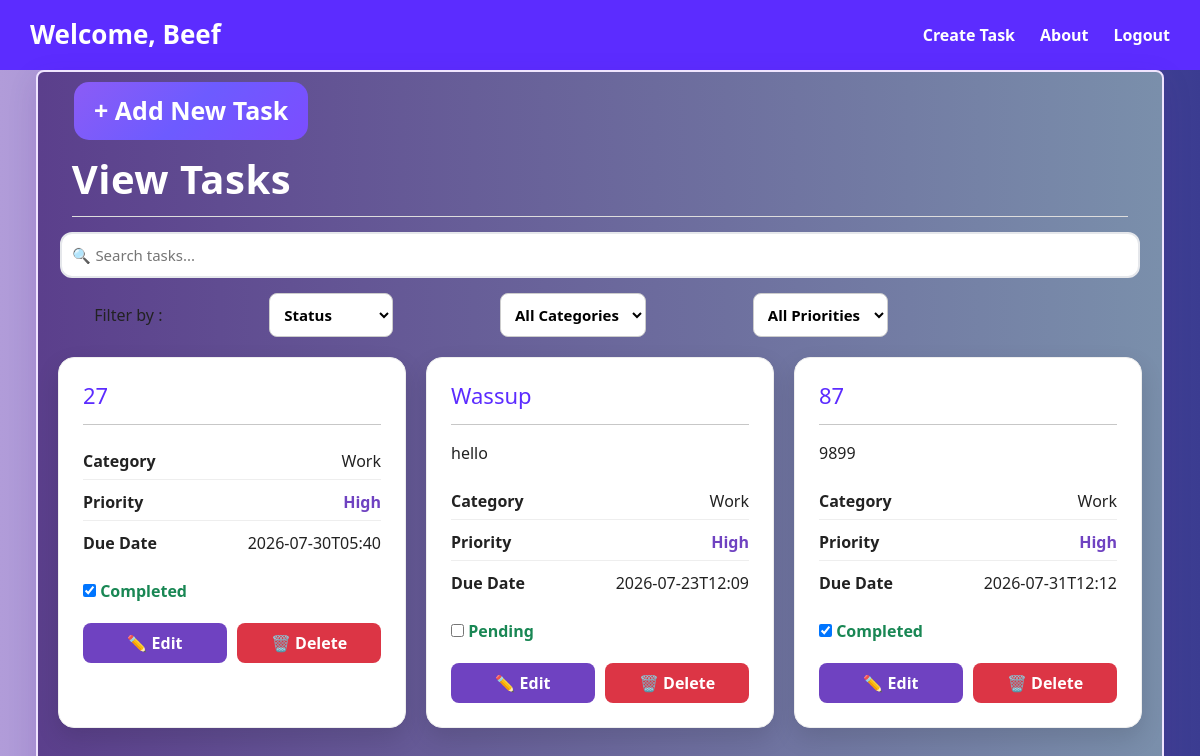
Page /tasks (signed in) on the committed database.
### tables this page shows
CREATE TABLE tasks (
    id INTEGER PRIMARY KEY AUTOINCREMENT,
    title TEXT NOT NULL,
    description TEXT,
    category TEXT,
    priority TEXT,
    due_date TEXT,
    status TEXT DEFAULT 'Pending'
, user_id INTEGER);

### app.py (the view)
@app.route("/tasks")
def view_tasks():
    if "user_id" not in session:
        return redirect(url_for("login"))
    connection = sqlite3.connect("database.db")
    connection.row_factory = sqlite3.Row
    cursor = connection.cursor()
    cursor.execute(
    "SELECT * FROM tasks WHERE user_id=?",
    (session["user_id"],)
)
    tasks = cursor.fetchall()
    connection.close()
    return render_template("view_task.html", tasks=tasks)

### templates/view_task.html (shortened to what this page needs)
<!DOCTYPE html>
<html lang="en">
<head>
    <link href="https://cdn.jsdelivr.net/npm/bootstrap@5.3.3/dist/css/bootstrap.min.css" rel="stylesheet">
    <link rel="stylesheet" href="{{ url_for('static', filename='view_task.css') }}">
</head>
<body class="gallery2">
    <header class="header">
        <h1 class="logo">Welcome, {{ session["first_name"] }}</h1>
        <nav class="navbar">
            <a href="/create">Create Task</a>
            <a href="/about">About</a>
            <a href="{{ url_for('logout') }}" class="logout-btn">Logout</a>
        </nav>
    </header>
    <div class="container2">
        <a href="/create" class="new-task">
            + Add New Task
        </a>
        <div class="view-task">
            <h1>View Tasks</h1>
        </div>
        <div class="search-container">
            <input
                type="text"
                id="searchInput"
                class="search-input"
                placeholder="🔍 Search tasks...">
        </div>
        <div class="filter-tabs">
            <span>Filter by :</span>
            <select>
                <option value="" selected disabled>Status</option>
            </select>
            <select>
                <option value="" selected disabled>All Categories</option>
            </select>
            <select>
                <option value="" selected disabled>All Priorities</option>
            </select>
        </div>
        <div class="task-container">
            {% for task in tasks %}
            <div class="task-card">
                <h3>{{ task["title"] }}</h3>
                <hr>
                <p>{{ task["description"] }}</p>
                <div class="task-details">
                    <div class="detail-row">
                        <strong>Category</strong>
                        <span>{{ task["category"] }}</span>
                    </div>
                    <div class="detail-row">
                        <strong>Priority</strong>
                        <span class="priority">{{ task["priority"] }}</span>
                    </div>
                    <div class="detail-row">
                        <strong>Due Date</strong>
                        <span>{{ task["due_date"] }}</span>
                    </div>
                </div>
                <form action="{{ url_for('complete_task', id=task['id']) }}" method="POST">
                    <input
                        type="checkbox"
                        onchange="this.form.submit()"
                        {% if task["status"] == "Completed" %}checked{% endif %}>
                    <span class="status">
                        {{ task["status"] }}
                    </span>
                </form>
                <div class="task-actions">
                    <button
                        type="button"
                        class="edit-btn"
                        onclick="editTask({{ task['id'] }})">
                        ✏ Edit
                    </button>
                    <button
                        type="button"
                        class="delete-btn"
                        onclick="deleteTask({{ task['id'] }})">
                        🗑 Delete
                    </button>
                </div>
            </div>
            {% endfor %}
        </div>
    </div>
</body>
</html>

### static/view_task.css (style rules this page uses)
body.gallery2 { background: linear-gradient(to right, #B19CD9, #3B3C91); color: #222; }
.header { display:flex; justify-content:space-between; align-items:center; padding:15px 30px; background:#5c2cff; color:white; }
.logo { margin:0; font-size:26px; font-weight:bold; }
.navbar { display:flex; gap:25px; }
.navbar a { color:white; text-decoration:none; font-weight:600; transition:.3s; }
.container2 { background: linear-gradient(to left, #7a8fab , #5b3f8c); border: 2px solid #EFE4FF; box-shadow: 0 10px 30px rgba(75, 0, 130, 0.12); width:94%; min-height:100vh; margin:auto; border-radius:8px; overflow:visible; }
.new-task { background: linear-gradient(135deg, #8B5CF6 0%, #6D5BFF 50%, #7C4DFF 100%); color: white; width: fit-content; padding: 10px 20px; margin: 10px 15px; display: flex; justify-content: center; align-items: center; font-size: 15px; font-weight: 600; border-radius: 10px; text-decoration: none; }
@media (min-width: 764px) { .new-task { margin-left: 3vw; font-size: 25px; border-radius: 15px; transition:.3s; } }
.view-task { width: 94%; margin: auto; margin-top: 15px; border-bottom: 1px solid #ddd; padding-bottom: 5px; display: flex; justify-content: space-between; align-items: center; }
.view-task h1 { color:white; font-weight:700; letter-spacing:.5px; }
.search-container { width: 96%; margin: 15px auto; }
.search-input { width: 100%; padding: 10px; border: 2px solid #E5E7EB; border-radius: 12px; font-size: 15px; outline: none; transition: all 0.3s ease; background: #fff; }
.filter-tabs { display: none; }
@media (min-width:768px) { .filter-tabs { display: flex; align-items: center; margin-left: 5%; gap: 10%; } }
@media (min-width:768px) { .filter-tabs select { padding:10px; font-size: 15px; font-weight: 600; border:1px solid #ccc; border-radius:8px; background:#fff; } }
.task-container { display:grid; grid-template-columns:repeat(auto-fit,minmax(320px,1fr)); gap:20px; padding:20px; }
.modal-content input, textarea, select { padding:10px; border-radius:6px; }
.task-card { background:#fff; border-radius:16px; padding:24px; box-shadow:0 10px 25px rgba(0,0,0,.12); border:1px solid #eee; transition: transform .3s ease, box-shadow .3s ease; }
.task-card h3 { margin-bottom: 15px; color:#5c2cff; font-size: 22px; }
.task-card p { margin:8px 0; }
.task-details { display:flex; flex-direction:column; gap:4px; margin:18px 0; }
.detail-row { display:flex; justify-content:space-between; align-items:center; padding:6px 0; border-bottom:1px solid #eee; }
.detail-row:last-child { border-bottom:none; }
.task-actions { display:flex; justify-content:space-between; align-items:center; margin-top:20px; gap:10px; }
.task-actions button { padding:8px 18px; border:none; border-radius:8px; cursor:pointer; flex: 1; font-weight: 600; }
.edit-btn { background:#6f42c1; color:white; transition:.25s; }
.delete-btn { background:#dc3545; color:white; transition:.25s; }
.priority { color:#6f42c1; font-weight:700; }
.status { color:#198754; font-weight:700; }

### rows in the picture
tasks: title "27", category "Work", priority "High", due_date "2026-07-30T05:40", status "☑", status "Completed"
tasks: title "Wassup", description "hello", category "Work", priority "High", due_date "2026-07-23T12:09", status "Pending"
tasks: title "87", description "9899", category "Work", priority "High", due_date "2026-07-31T12:12", status "☑", status "Completed"

### other values in the picture
{{ session["first_name"] }} "Beef"
